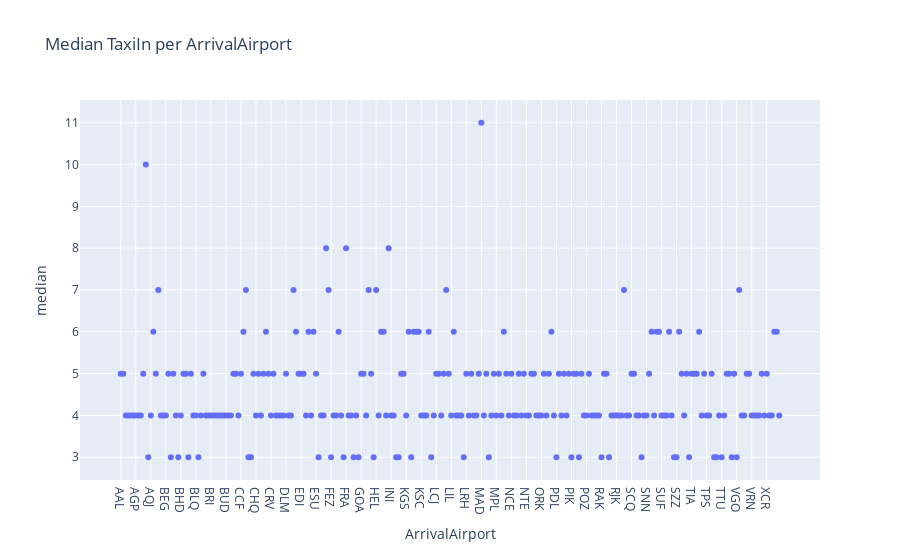

The notebook cell saved with this chart:
### Markdown cell above
- TaxiIn -> calculated from (BlockTime - TaxiOut - FlightTime)
- Depends on Arrival Airport
- Same as for TaxiOut -> inputation of median for 2.5*std

### Code cell
df['TaxiIn'] = df['BlockTime'] - df['TaxiOut'] - df['FlightTime']
taxiIn = df.groupby('ArrivalAirport')['TaxiIn'].agg(['count','mean','median','std']).reset_index()
px.scatter(taxiIn, x='ArrivalAirport',y='median', title='Median TaxiIn per ArrivalAirport')

### Figure 1 — Plotly figure (JSON) as saved in the notebook; plotly's stock layout.template omitted (floating-point values rounded to 4 significant figures; data arrays with more than 128 entries replaced by an {"elided": "..."} marker saying what was removed)
{"data": [{"hovertemplate": "ArrivalAirport=%{x}<br>median=%{y}<extra></extra>", "legendgroup": "", "marker": {"color": "#636efa", "symbol": "circle"}, "mode": "markers", "name": "", "orientation": "v", "showlegend": false, "type": "scatter", "x": {"elided": "264 str values"}, "xaxis": "x", "y": {"elided": "264 int values"}, "yaxis": "y"}], "layout": {"legend": {"tracegroupgap": 0}, "title": {"text": "Median TaxiIn per ArrivalAirport"}, "xaxis": {"anchor": "y", "domain": [0, 1], "title": {"text": "ArrivalAirport"}}, "yaxis": {"anchor": "x", "domain": [0, 1], "title": {"text": "median"}}}}
